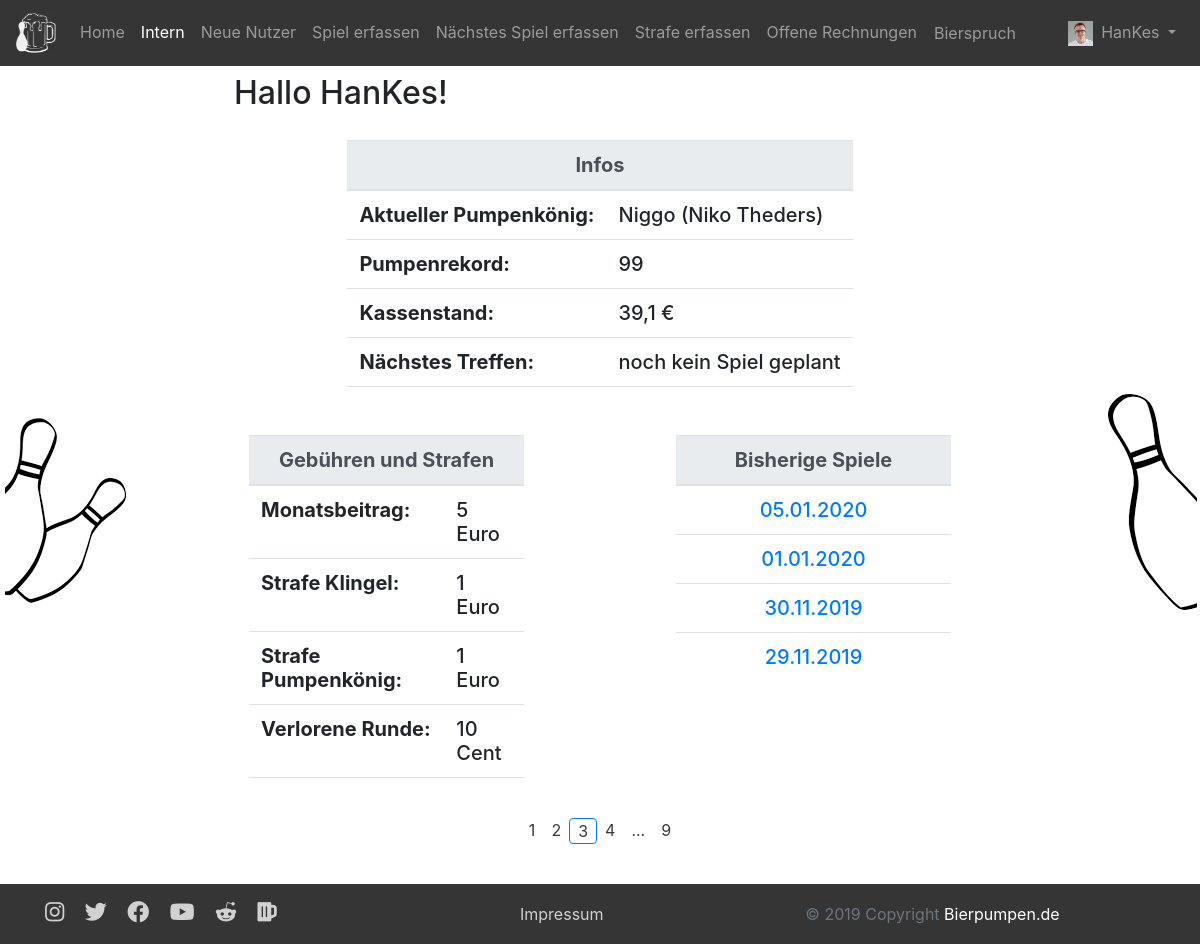
/membersarea.php?page=3 (signed in), run on the app's committed database.
### tables this page shows
CREATE TABLE `users` (
  `id` int(11) NOT NULL,
  `username` varchar(32) NOT NULL,
  `password` text NOT NULL,
  `email` varchar(64) NOT NULL,
  `image` varchar(255) NOT NULL,
  `firstname` varchar(64) NOT NULL,
  `lastname` varchar(64) NOT NULL,
  `isNew` int(1) NOT NULL,
  `isAdmin` int(1) NOT NULL,
  `passwordcode` varchar(255) NOT NULL
);

CREATE TABLE `games` (
  `id` int(11) NOT NULL,
  `date` date NOT NULL,
  `king` int(11) DEFAULT NULL,
  `amount` int(11) DEFAULT NULL,
  `nextGame` date DEFAULT NULL
);

### objects/user.php (called while the page is built, shortened)
<?php
class User {
  private $db;
  private static $table_name = "users";
  private $id;
  private $username;
  private $email;
  private $image;
  private $firstname;
  private $lastname;
  private $isAdmin;
  public function __construct($db) {
    $this->db = $db;
  }
  public function readOne() {
    if (!empty($this->id)){
      $query = "SELECT * FROM " . User::$table_name . " WHERE id=:id limit 0,1";
      $stmt = $this->db->prepare($query);
      $stmt->bindParam(":id", $this->id);
    } elseif (!empty($this->username)) {
      $query = "SELECT * FROM " . User::$table_name . " WHERE username LIKE :username limit 0,1";
      $stmt = $this->db->prepare($query);
      $stmt->bindParam(":username", $this->username);
    } elseif (!empty($this->email)) {
      $query = "SELECT * FROM " . User::$table_name . " WHERE email LIKE :email limit 0,1";
      $stmt = $this->db->prepare($query);
      $stmt->bindParam(":email", $this->email);
    } else {
      return false;
    }
    if($stmt->execute()){
      return true;
    } else {
      return false;
    }
  }
  public static function readPumpKingAndGame($db) {
    $query = "SELECT * FROM " . Game::$table_name . " AS t1 LEFT JOIN " . User::$table_name . " AS t2
            on t1.king = t2.id where t1.king IS NOT NULL ORDER BY t1.amount DESC, t1.date DESC LIMIT 0,1";
    $stmt = $db->prepare($query);
    $stmt->execute();
    $kingAndGame = array();
    $row = $stmt->fetch(PDO::FETCH_ASSOC);
    $user = new User($db);
    $kingAndGame[] = $user;
    $game = new Game($db);
    $kingAndGame[] = $game;
    return $kingAndGame;
  }
  public function getFullImagePath(){
    $image_name = $this->getImage();
    if(($image_name != '') AND (file_exists($_SERVER["DOCUMENT_ROOT"] . '/Kegeln/uploads/' . $image_name))){
      $image = '/Kegeln/uploads/' . $image_name;
    } else {
      $image = "/Kegeln/media/user_empty.png";
    }
    return $image;
  }
  public function setId($newId) {
    $this->id = htmlspecialchars(strip_tags($newId));
  }
  public function getFirstname() {
    return $this->firstname;
  }
  public function setFirstname($newFirstname) {
    $this->firstname = htmlspecialchars(strip_tags($newFirstname));
  }
  public function getLastname() {
    return $this->lastname;
  }
  public function setLastname($newLastname) {
    $this->lastname = htmlspecialchars(strip_tags($newLastname));
  }
  public function getUsername() {
    return $this->username;
  }
  public function setUsername($newUsername) {
    $this->username = htmlspecialchars(strip_tags($newUsername));
  }
  public function setEmail($newEmail) {
    $this->email = htmlspecialchars(strip_tags($newEmail));
  }
  public function getImage() {
    return $this->image;
  }
  public function setImage($newImage) {
    $this->image = htmlspecialchars(strip_tags($newImage));
  }
  public function getIsAdmin(){
    return $this->isAdmin;
  }
  public function setIsAdmin($newIsAdmin){
    $this->isAdmin = htmlspecialchars(strip_tags($newIsAdmin));
  }
}
?>

### objects/game.php (called while the page is built, shortened)
<?php
class Game {
  public static $table_name = "games";
  private $date;
  private $amount;
  private $nextGame;
  public static function readLast($db) {
    $query = "SELECT * from " . Game::$table_name . " ORDER BY date DESC LIMIT 0,1";
    $stmt = $db->prepare($query);
    $stmt->execute();
    $count = $stmt->rowCount();
    $row = $stmt->fetch(PDO::FETCH_ASSOC);
    $game = new Game($db);
    return $game;
  }
  public static function readAll($db, $from_record_num, $records_per_page) {
    $query = "SELECT * From " . Game::$table_name . " ORDER BY date DESC LIMIT {$from_record_num}, {$records_per_page}";
    $stmt = $db->prepare($query);
    $stmt->execute();
    $game_array = array();
    while ($row = $stmt->fetch(PDO::FETCH_ASSOC)){
      $game = new Game($db);
      $game_array[] = $game;
    }
    return $game_array;
  }
  public function getDate() {
    return $this->date;
  }
  public function setDate($newDate) {
    $this->date = htmlspecialchars(strip_tags($newDate));
  }
  public function getAmount() {
    return $this->amount;
  }
  public function setAmount($newAmount) {
    $this->amount = htmlspecialchars(strip_tags($newAmount));
  }
  public function getNextGame() {
    return $this->nextGame;
  }
  public function setNextGame($newNextGame) {
    $this->nextGame = htmlspecialchars(strip_tags($newNextGame));
  }
}
?>

### objects/bill.php (called while the page is built, shortened)
<?php
class Bill {
  public static function readBalance($db) {
    $query = "SELECT SUM(t2.amount) AS balance FROM bills AS t1 LEFT JOIN payments AS t2 ON t1.payment = t2.id WHERE paid=true";
    $stmt = $db->prepare($query);
    $stmt->execute();
    $count = $stmt->rowCount();
    $row = $stmt->fetch(PDO::FETCH_ASSOC);
    $balance = $row['balance'];
    return $balance;
  }
}
?>

### membersarea.php (the view, shortened to what this page needs)
<?php
include_once $_SERVER["DOCUMENT_ROOT"] . '/Kegeln/includes/session.php';
include_once $_SERVER["DOCUMENT_ROOT"] . '/Kegeln/objects/game.php';
include_once $_SERVER["DOCUMENT_ROOT"] . '/Kegeln/objects/bill.php';
  include_once $_SERVER["DOCUMENT_ROOT"] . '/Kegeln/header.php';
  $page = isset($_GET['page']) ? $_GET['page'] : 1;
  $records_per_page = 4;
  $from_record_num = ($records_per_page * $page) - $records_per_page;
  $games = Game::readAll($db, $from_record_num, $records_per_page);
  $pumpKingAndGame = User::readPumpKingAndGame($db);
  $pumpKingUser = $pumpKingAndGame[0];
  $pumpKingGame = $pumpKingAndGame[1];
  $balance = Bill::readBalance($db);
  $balance = str_replace(".", ",", $balance);
?>
<div class="d-none d-sm-block">
  <h2 class="my-2">Hallo <?php echo $username; ?>!</h2>
  <div class="row justify-content-center" style="padding-top:20px">
    <h5>
      <table class="table">
        <thead class="thead-light">
          <tr>
            <th scope="col" colspan="2" class="text-center">Infos</th>
          </tr>
        </thead>
        <tbody>
          <tr>
            <th scope="row">Aktueller Pumpenkönig:</th>
            <td><?php echo $pumpKingUser->getUsername() . " (" . $pumpKingUser->getFirstname() . " " . $pumpKingUser->getLastname() . ")"; ?></td>
          </tr>
          <tr>
            <th scope="row">Pumpenrekord:</th>
            <td><?php echo $pumpKingGame->getAmount(); ?></td>
          </tr>
          <tr>
            <th scope="row">Kassenstand:</th>
            <td><?php echo $balance . " €"; ?></td>
          </tr>
          <tr>
            <th scope="row">Nächstes Treffen:</th>
            <td>
              <?php
                $game = Game::readLast($db);
                if(!$game->getNextGame()==NULL){
                  echo $game->getNextGame();
                } else {
                  echo "noch kein Spiel geplant";
                }
              ?>
            </td>
          </tr>
          <tr>
            <td colspan="2" class="text-center"></td>
          </tr>
        </tbody>
      </table>
    </h5>
  </div>
  <div class="row justify-content-center">
    <div class="col-sm">
      <h5>
        <table class="table">
          <thead class="thead-light">
            <tr>
              <th scope="col" colspan="2" class="text-center">Gebühren und Strafen</th>
            </tr>
          </thead>
          <tbody>
            <tr>
              <th scope="row">Monatsbeitrag:</th>
              <td>5 Euro</td>
            </tr>
            <tr>
              <th scope="row">Strafe Klingel:</th>
              <td>1 Euro</td>
            </tr>
            <tr>
              <th scope="row">Strafe Pumpenkönig:</th>
              <td>1 Euro</td>
            </tr>
            <tr>
              <th scope="row">Verlorene Runde:</th>
              <td>10 Cent</td>
            </tr>
            <tr>
              <td colspan="2" class="text-center"></td>
            </tr>
          </tbody>
        </table>
      </h5>
    </div>
    <div class="col-sm-2 d-none d-md-block">
    </div>
    <div class="col-sm">
      <h5>
        <table class="table table-hover">
          <thead class="thead-light">
            <tr>
              <th scope="col" colspan="2" class="text-center">Bisherige Spiele</th>
            </tr>
          </thead>
          <tbody>
            <?php
            foreach ($games as $game) {
              $date = $game->getDate();
              $date = substr($date, 8, 2) . "." . substr($date, 5, 2) . "." . substr($date, 0, 4);
              ?>
              <tr>
                <td colspan="2" class="text-center"><a href="/Kegeln/membersarea.php?date=<?php echo $date ;?>"><?php echo $date ;?></a></td>
              </tr>
              <?php
            }
            ?>
          </tbody>
        </table>
      </h5>
    </div>
  </div>
</div>
<?php
include_once $_SERVER["DOCUMENT_ROOT"] . '/Kegeln/includes/paging.php';
include_once $_SERVER["DOCUMENT_ROOT"] . '/Kegeln/footer.php';
?>

### header.php (shortened to what this page needs)
<?php
include_once $_SERVER["DOCUMENT_ROOT"] . '/Kegeln/database/db.php';
include_once $_SERVER["DOCUMENT_ROOT"] . '/Kegeln/objects/user.php';
include_once $_SERVER["DOCUMENT_ROOT"] . '/Kegeln/objects/game.php';
include_once $_SERVER["DOCUMENT_ROOT"] . '/Kegeln/objects/bill.php';
$loggedin = false;
$isAdmin = false;
$database = new Database();
$db = $database->getConnection();
if (isset($_SESSION['session_id'])) {
  $loggedin_user = new User($db);
  $loggedin_user->setId($_SESSION['session_id']);
  $loggedin_user->readOne($db);
  $loggedin = true;
  $username = $loggedin_user->getUsername();
  $nextGame = NULL;
  if($loggedin_user->getIsNew()==1){
    $isNew = true;
  } else {
    $game = Game::readLast($db);
    $nextGame = $game->getNextGame();
  }
  if($loggedin_user->getIsAdmin()==1){
    $isAdmin = true;
    $open_bills = Bill::getOpenBills($db);
  }
}
$users = User::readNew($db);
?>
<!DOCTYPE html>
<html lang="de">
  <head>
    <link href="/Kegeln/css/bootstrap.min.css" rel="stylesheet">
    <link href="/Kegeln/css/style.css" rel="stylesheet">
    <link href="https://use.fontawesome.com/releases/v5.11.1/css/all.css" rel="stylesheet">
  </head>
  <body>
  	<header>
	    <nav class="navbar sticky-top navbar-expand-md navbar-dark" style="background-color: #353535;">
			  <a class="navbar-brand" href="/Kegeln/index.php"><img src="/Kegeln/media/beer.jpg" width="40" height="40" alt=""></a>
			  <div class="collapse navbar-collapse" id="navbarSupportedContent">
			    <ul class="navbar-nav mr-auto">
			      <li class="nav-item <?php if (strpos($_SERVER['PHP_SELF'], "index.php")){echo "active";} ?>">
			        <a class="nav-link" href="/Kegeln/index.php">Home</a>
			      </li>
			      <li class="nav-item <?php if (strpos($_SERVER['PHP_SELF'], "membersarea.php")){echo "active";} ?>">
			        <a class="nav-link" href="/Kegeln/membersarea.php">Intern</a>
			      </li>
            <?php
            if ($isAdmin){
              if(!empty($users)){
                ?>
                <li class="nav-item <?php if (strpos($_SERVER['PHP_SELF'], "accept.php")){echo "active";} ?>">
                  <a class="nav-link" href="/Kegeln/user/accept.php">Neue Nutzer</a>
                </li>
                <?php
              }
              ?>
              <li class="nav-item <?php if (strpos($_SERVER['PHP_SELF'], "insert_game.php")){echo "active";} ?>">
                <a class="nav-link" href="/Kegeln/game/insert_game.php">Spiel erfassen</a>
              </li>
              <?php
              if($nextGame==NULL){
                ?>
                <li class="nav-item <?php if (strpos($_SERVER['PHP_SELF'], "update_game.php")){echo "active";} ?>">
                  <a class="nav-link" href="/Kegeln/game/update_game.php">Nächstes Spiel erfassen</a>
                </li>
                <?php
              } else {
                ?>
                <li class="nav-item <?php if (strpos($_SERVER['PHP_SELF'], "update_game.php")){echo "active";} ?>">
                  <a class="nav-link" href="/Kegeln/game/update_game.php">Nächstes Spiel ändern</a>
                </li>
                <?php
              }
              ?>
              <li class="nav-item <?php if (strpos($_SERVER['PHP_SELF'], "payment.php")){echo "active";} ?>">
                <a class="nav-link" href="/Kegeln/payment.php">Strafe erfassen</a>
              </li>
              <?php
              if (isset($open_bills)) {
                ?>
                <li class="nav-item <?php if (strpos($_SERVER['PHP_SELF'], "open_payments.php")){echo "active";} ?>">
                  <a class="nav-link" href="/Kegeln/open_payments.php">Offene Rechnungen</a>
                </li>
                <?php
              }
            }
            ?>
            <form action="" method="POST">
              <li class="nav-item">
                <button type="submit" name="displayPun" class="btn btn-link nav-link">Bierspruch</button>
              </li>
            </form>
          </ul>
            <?php if ($loggedin){
              $profile_image = $loggedin_user->getFullImagePath(); ?>
              <ul class="navbar-nav">
                <li class="nav-item dropdown">
                  <a class="nav-link dropdown-toggle" href="#" id="navbardrop" data-toggle="dropdown">
                    <img src="<?php echo $profile_image; ?>" class="mr-1" style="height:25px;"/>
                    <?php echo $loggedin_user->getUsername(); ?>
                  </a>
                </li>
              </ul>
            <?php } ?>
			  </div>
			</nav>
		</header>
<div class="d-none d-lg-block">
<img src="/Kegeln/media/kegel links.png" align="left">
<img src="/Kegeln/media/kegel rechts.png" align="right">
</div>
<main role="main" class="container">

### css/style.css (style rules this page uses)
html { position: relative; min-height: 100%; }
@media (min-width: 992px) { body { margin-bottom: 60px; } }
:root { --input-padding-x: 1.5rem; --input-padding-y: .75rem; }

### data on the page
users: image (picture), username "HanKes"
games: king.username "Niggo", king.firstname "Niko", king.lastname "Theders", amount "99", date "30.11.2019"
games: date "05.01.2020"
games: date "01.01.2020"
games: date "29.11.2019"

### other printed values
$balance "39,1"
$total_pages "9"
